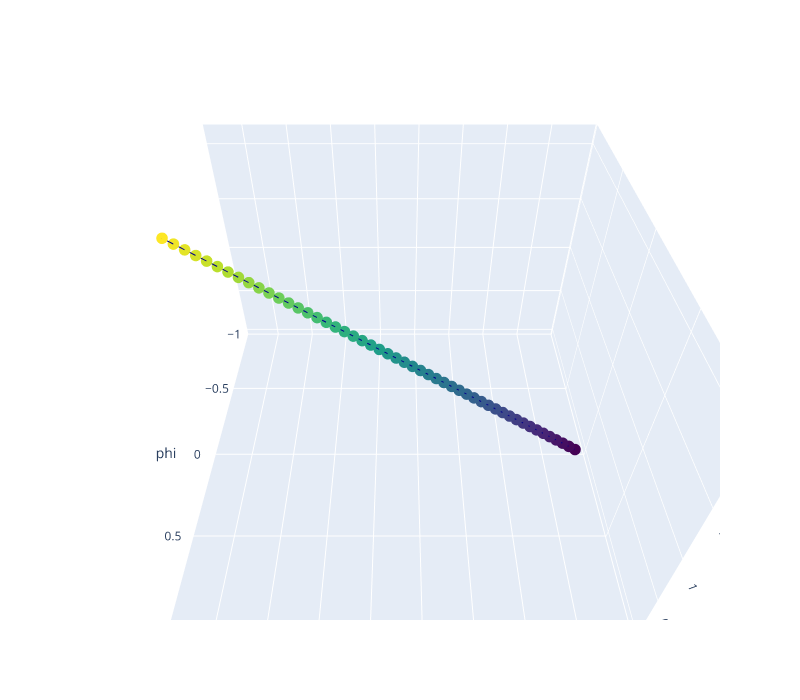

The cell this chart's notebook holds for it:
### Code cell
fig = go.Figure(data=go.Scatter3d(
    x=result.y[0], y=result.y[1], z=result.t,
    marker=dict(
        size=4,
        color=result.t,
        colorscale='Viridis',
    ),
    line=dict(
        color='darkblue',
        width=2
    )
))

fig.update_layout(

    width=800,
    height=700,
    autosize=False,
    scene=dict(
        xaxis_title='theta',
        yaxis_title='phi',
        zaxis_title='time',
        camera=dict(
            up=dict(
                x=0,
                y=0,
                z=1
            ),
            eye=dict(
                x=0,
                y=1.0707,
                z=1,
            )
        ),
        aspectratio=dict(x=1, y=1, z=0.7),
        aspectmode='manual'
    ),
)

fig.show()

### Figure 1 — Plotly figure (JSON) as saved in the notebook; plotly's stock layout.template omitted (floating-point values rounded to 4 significant figures)
{"data": [{"line": {"color": "darkblue", "width": 2}, "marker": {"color": [0, 0.04274, 0.08549, 0.1282, 0.171, 0.2137, 0.2565, 0.2992, 0.3419, 0.3847, 0.4274, 0.4702, 0.5129, 0.5557, 0.5984, 0.6411, 0.6839, 0.7266, 0.7694, 0.8121, 0.8549, 0.8976, 0.9403, 0.9831, 1.026, 1.069, 1.111, 1.154, 1.197, 1.24, 1.282, 1.325, 1.368, 1.411, 1.453, 1.496, 1.539, 1.581, 1.624, 1.667, 1.71, 1.752, 1.795, 1.838, 1.881, 1.923, 1.966, 2.009, 2.052, 2.094], "colorscale": [[0, "#440154"], [0.1111, "#482878"], [0.2222, "#3e4989"], [0.3333, "#31688e"], [0.4444, "#26828e"], [0.5556, "#1f9e89"], [0.6667, "#35b779"], [0.7778, "#6ece58"], [0.8889, "#b5de2b"], [1, "#fde725"]], "size": 4}, "type": "scatter3d", "x": [0.12, 0.2055, 0.291, 0.3765, 0.4619, 0.5474, 0.6329, 0.7184, 0.8039, 0.8894, 0.9749, 1.06, 1.146, 1.231, 1.317, 1.402, 1.488, 1.573, 1.659, 1.744, 1.83, 1.915, 2.001, 2.086, 2.172, 2.257, 2.343, 2.428, 2.514, 2.599, 2.685, 2.77, 2.856, 2.941, 3.027, 3.112, 3.197, 3.283, 3.368, 3.454, 3.539, 3.625, 3.71, 3.796, 3.881, 3.967, 4.052, 4.138, 4.223, 4.309], "y": [0, 0, 0, 0, 0, 0, 0, 0, 0, 0, 0, 0, 0, 0, 0, 0, 0, 0, 0, 0, 0, 0, 0, 0, 0, 0, 0, 0, 0, 0, 0, 0, 0, 0, 0, 0, 0, 0, 0, 0, 0, 0, 0, 0, 0, 0, 0, 0, 0, 0], "z": [0, 0.04274, 0.08549, 0.1282, 0.171, 0.2137, 0.2565, 0.2992, 0.3419, 0.3847, 0.4274, 0.4702, 0.5129, 0.5557, 0.5984, 0.6411, 0.6839, 0.7266, 0.7694, 0.8121, 0.8549, 0.8976, 0.9403, 0.9831, 1.026, 1.069, 1.111, 1.154, 1.197, 1.24, 1.282, 1.325, 1.368, 1.411, 1.453, 1.496, 1.539, 1.581, 1.624, 1.667, 1.71, 1.752, 1.795, 1.838, 1.881, 1.923, 1.966, 2.009, 2.052, 2.094]}], "layout": {"autosize": false, "height": 700, "scene": {"aspectmode": "manual", "aspectratio": {"x": 1, "y": 1, "z": 0.7}, "camera": {"eye": {"x": 0, "y": 1.071, "z": 1}, "up": {"x": 0, "y": 0, "z": 1}}, "xaxis": {"title": {"text": "theta"}}, "yaxis": {"title": {"text": "phi"}}, "zaxis": {"title": {"text": "time"}}}, "width": 800}}
